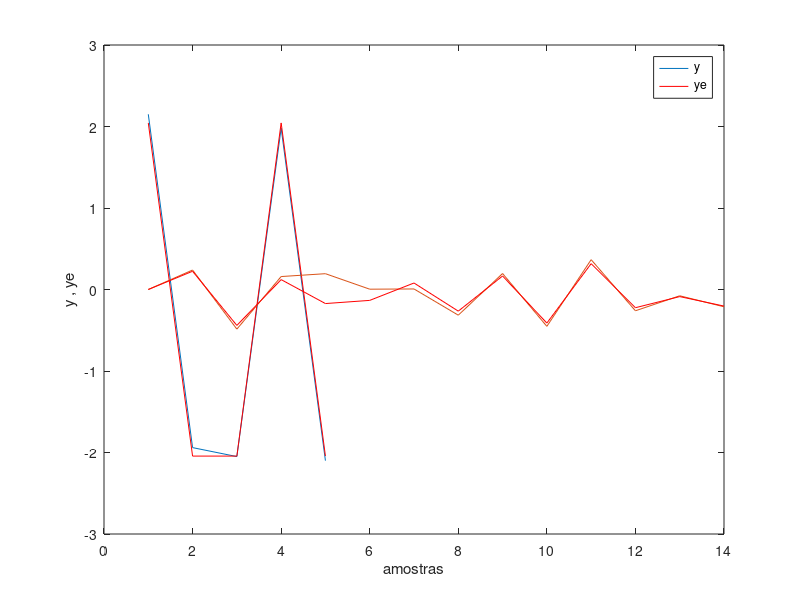

The MATLAB source for this figure:
%cap5problemas
%P1
nit=input(' Quantas iterações? ');
%nit=nit+1;

u=[1;-1;-1;1;-1;1];
y=[2.15;-1.94;-2.05;1.98;-2.10;2.10];
teta=0;

t=1:nit;
Y=[];fi=[];
for k=1:nit;
    Y=[Y;y(k)];
    fi=[fi;u(k)];
end

teta=inv(fi'*fi)*fi'*Y;

for t=1:nit;
    ye(t)=teta*u(t);
end

plot(Y);
hold on
plot(ye,'r');
xlabel('amostras');
ylabel('y , ye');
legend('y','ye');

%%
%P2
%nit=input(' Quantas iterações? ');
%nit=nit+1;

u=[1.197;-1.830;-0.420;-0.5721;-0.287;0.435;-1.404;0.193; ...
    -1.771;0.701;-0.389;-1.040;-1.256;0.966];
y=[0;0.239;-0.486;0.159;0.194;0.0039;0.0067;-0.315;0.196; ...
   -0.452;0.366;-0.261;-0.077;-0.212];
% teta=[0;0];
nit=length(u);

%t=1:nit;
Y=0;fi=[0 0];
for k=2:nit;
    Y=[Y;y(k)];
    fi=[fi;-y(k-1) u(k-1)];
end

teta=inv(fi'*fi)*fi'*Y;
a1=teta(1);b0=teta(2);
ye(1)=0;

for t=2:nit;
    ye(t)=-a1*y(t-1)+b0*u(t-1);
end

plot(Y);
hold on
plot(ye,'r');
xlabel('amostras');
ylabel('y , ye');
legend('y','ye');